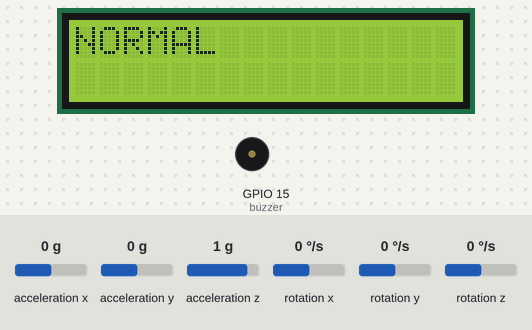
The sketch below on a simulated ESP32. Shown: 16×2 character LCD, buzzer (waves = sounding, pin HIGH). Inputs (shaded band) come from the test bench; at power-on: acceleration x 0 g, acceleration y 0 g, acceleration z 1 g, rotation x 0 °/s, rotation y 0 °/s, rotation z 0 °/s. WiFi joins after 1.5 s; servers stay silent unless stated; what the sketch prints to the serial monitor is not drawn.

Above: at 5.0 s.
5.1 s: acceleration x set to -1.4 g
At 6.4 s:
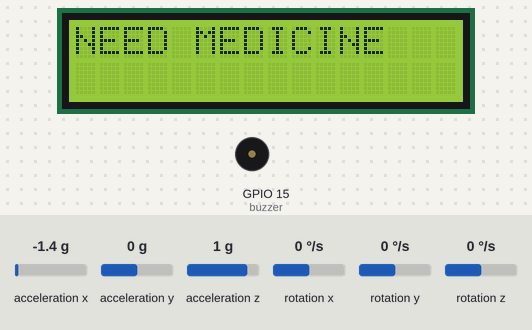
7.4 s: acceleration y set to -1.4 g
At 8.5 s:
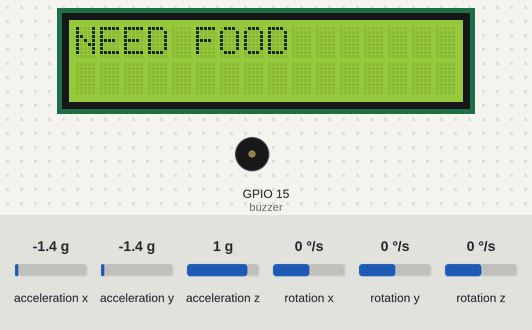
9.4 s: acceleration y set to 0.8 g
At 10.7 s:
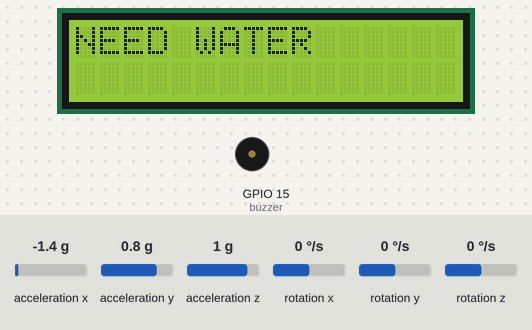
11.4 s: acceleration y set to -0.8 g
At 12.8 s:
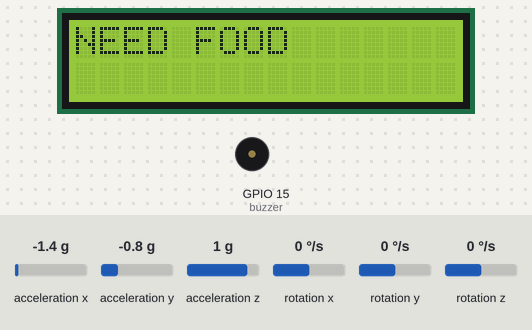
13.4 s: acceleration y set to 0 g
At 15.0 s:
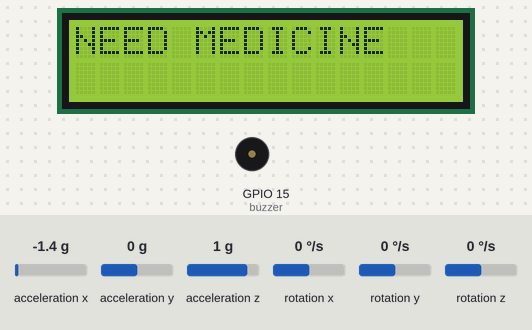
15.4 s: acceleration x set to 0.8 g
At 17.2 s:
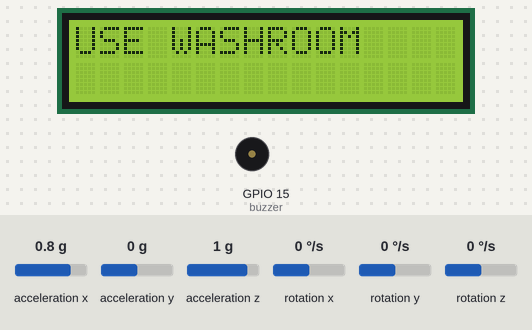
Timing chart, 0 to 30.5 s (numbered marks = the images above; inputs shaded):
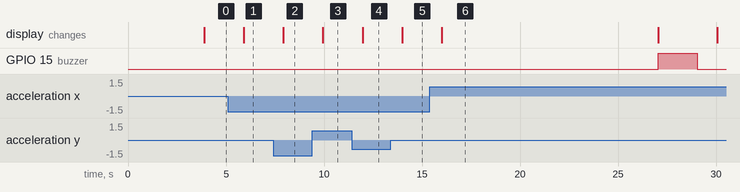

Measured:
- after the input at 5.1 s, the display: changes after 0.81 s (image 1)
- after the input at 7.4 s, the display: changes after 0.53 s (image 2)
- after the input at 9.4 s, the display: changes after 0.55 s (image 3)
- after the input at 11.4 s, the display: changes after 0.56 s (image 4)
- after the input at 13.4 s, the display: changes after 0.58 s (image 5)
- after the input at 15.4 s, the display: changes after 0.60 s (image 6)

The sketch:

design.ino
```cpp
#define BLYNK_TEMPLATE_ID "TMPL3OgTGoPKw"
#define BLYNK_TEMPLATE_NAME "Gesture IoT"
#define BLYNK_AUTH_TOKEN "aEmI8yR6jwGMEgRGvrco7MDNssoCYmDS"
#define BLYNK_PRINT Serial

#include <WiFi.h>
#include <BlynkSimpleEsp32.h>
#include <Wire.h>
#include <LiquidCrystal_I2C.h>
#include <MPU6050.h>

char ssid[] = "ESP32";
char pass[] = "12345678";

LiquidCrystal_I2C lcd(0x27, 16, 2);
MPU6050 mpu;

int16_t ax, ay, az;
int buzzer = 15;

String lastAction = "";
int repeatCount = 0;
unsigned long lastTriggerTime = 0;
String lastDisplay = "";

void lcdPrint(String msg) {
  if (msg != lastDisplay) {
    lcd.clear();
    lcd.setCursor(0, 0);
    lcd.print(msg);
    lastDisplay = msg;
  }
}

void setup() {
  Serial.begin(115200);
  Wire.begin(21, 22);
  lcd.init();
  lcd.backlight();
  mpu.initialize();
  pinMode(buzzer, OUTPUT);
  digitalWrite(buzzer, LOW);
  lcdPrint("Gesture IoT");
  delay(2000);
  Blynk.begin(BLYNK_AUTH_TOKEN, ssid, pass, "blynk.cloud", 80);
}

void loop() {
  Blynk.run();

  mpu.getAcceleration(&ax, &ay, &az);

  String currentAction = "";

  if (ay > 10000)       currentAction = "NEED WATER";
  else if (ay < -10000) currentAction = "NEED FOOD";
  else if (ax > 10000)  currentAction = "USE WASHROOM";
  else if (ax < -10000) currentAction = "NEED MEDICINE";

  // -------- NO TILT - show NORMAL on LCD only, nothing sent to Blynk --------
  if (currentAction == "") {
    lcdPrint("NORMAL");
    repeatCount = 0;
    lastAction = "";
    digitalWrite(buzzer, LOW);
    delay(1000);
    return;   // stop here - no Blynk action
  }

  // -------- TILT DETECTED - display on LCD --------
  lcdPrint(currentAction);

  // -------- SEND TO BLYNK ONLY WHEN TILT IS DETECTED --------
  if (millis() - lastTriggerTime > 3000) {
    lastTriggerTime = millis();

    Serial.println("Gesture: " + currentAction);
    Blynk.logEvent("status_update", "User needs: " + currentAction);

    // -------- REPEAT COUNT --------
    if (currentAction == lastAction) {
      repeatCount++;
    } else {
      repeatCount = 1;
      lastAction = currentAction;
    }

    Serial.println("Repeat count: " + String(repeatCount));

    // -------- EMERGENCY - same gesture more than 3 times continuously --------
    if (repeatCount > 3) {
      Serial.println("EMERGENCY!");
      lcdPrint("EMERGENCY!");
      Blynk.logEvent("emergency_alert", "Repeated request: " + currentAction);
      digitalWrite(buzzer, HIGH);
      delay(2000);
      digitalWrite(buzzer, LOW);
      repeatCount = 0;
      lastAction = "";
    }
  }

  delay(1000);
}
```
